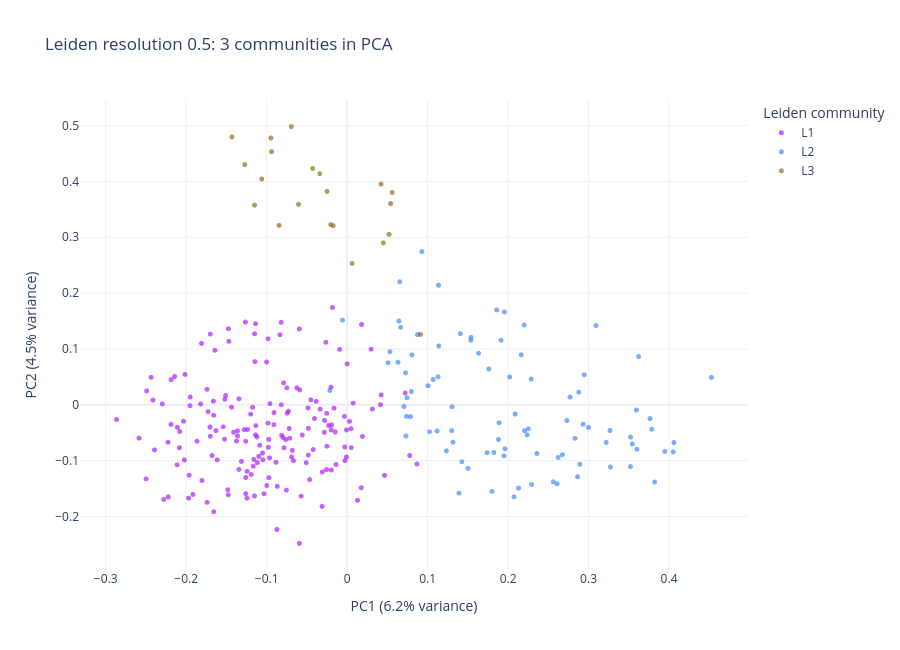
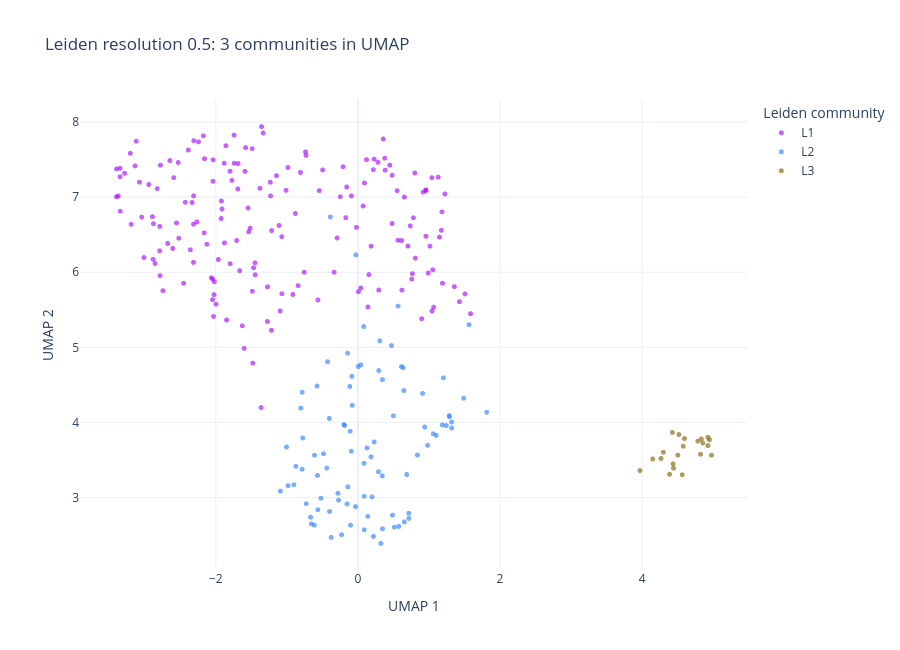

Notebook code cell kept with these figures, in order:
### Markdown cell above
### PCA and UMAP coloured by the chosen Leiden resolution

Choose any resolution already computed in the sweep. These plots reuse the earlier PCA and UMAP coordinates; **Leiden is still fitted to the original embedding similarity graph**. Both plots use the same community colours. Changing this resolution only changes the displayed labels; it does not refit projections or overwrite the resolution used by the previous representative table. Both controls default to SELECTED_LEIDEN_RESOLUTION in the graph setup cell.

### Code cell
LEIDEN_PLOT_RESOLUTION = LEIDEN_INSPECTION_DEFAULT
# Accept results already computed with an unrounded np.arange grid.
_resolution_matches = [r for r in leiden_results
                       if np.isclose(float(r), LEIDEN_PLOT_RESOLUTION, rtol=0, atol=1e-12)]
if len(_resolution_matches) != 1:
    raise ValueError(f'Resolution {LEIDEN_PLOT_RESOLUTION:g} is missing or ambiguous. '
                     f'Available fitted resolutions: {sorted(leiden_results)}. Rerun the sweep if needed.')
LEIDEN_PLOT_RESOLUTION = _resolution_matches[0]
required_columns = ['PCA 1', 'PCA 2', 'UMAP 1', 'UMAP 2']
if any(column not in plot_data for column in required_columns):
    raise RuntimeError('Run the earlier PCA and UMAP cells before this view.')

leiden_projection = plot_data.copy()
plot_labels = leiden_results[LEIDEN_PLOT_RESOLUTION]['labels']
assert len(plot_labels) == len(leiden_projection)
leiden_projection['Leiden community'] = [f'L{i}' for i in plot_labels]
community_order = [f'L{i}' for i in sorted(np.unique(plot_labels))]
community_colors = {
    label: px.colors.qualitative.Alphabet[i % len(px.colors.qualitative.Alphabet)]
    for i, label in enumerate(community_order)
}
leiden_projection_figures = []
for x, y, projection in [('PCA 1', 'PCA 2', 'PCA'), ('UMAP 1', 'UMAP 2', 'UMAP')]:
    figure = px.scatter(
        leiden_projection, x=x, y=y, color='Leiden community', render_mode='webgl',
        category_orders={'Leiden community': community_order}, color_discrete_map=community_colors,
        hover_name='Paper', hover_data={'Key': True, 'year': True, 'journal': True, 'doi': True,
            'token_count': True, 'Text preview': True, x: False, y: False},
        title=f'Leiden resolution {LEIDEN_PLOT_RESOLUTION}: {len(community_order)} communities in {projection}',
        template='plotly_white', height=650,
    )
    figure.update_traces(marker={'size': POINT_SIZE, 'opacity': POINT_OPACITY})
    if projection == 'PCA':
        figure.update_xaxes(title=f'PC1 ({pca.explained_variance_ratio_[0]:.1%} variance)')
        figure.update_yaxes(title=f'PC2 ({pca.explained_variance_ratio_[1]:.1%} variance)')
    figure.show()
    leiden_projection_figures.append(figure)
